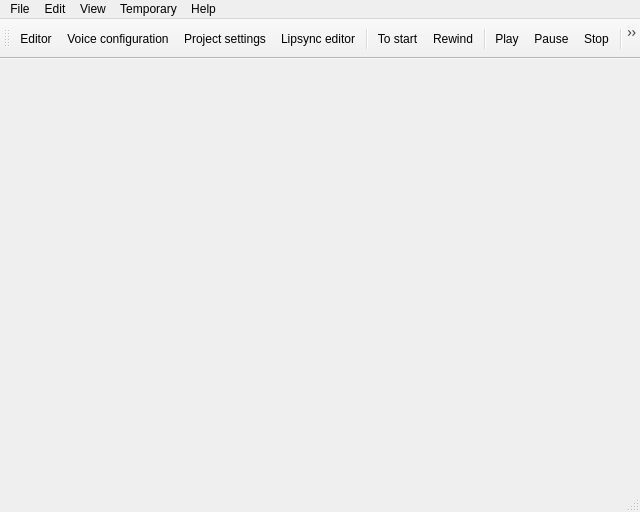
<?xml version="1.0" encoding="UTF-8"?>
<ui version="4.0">
 <class>MainWindow</class>
 <widget class="QMainWindow" name="MainWindow">
  <property name="geometry">
   <rect>
    <x>0</x>
    <y>0</y>
    <width>640</width>
    <height>512</height>
   </rect>
  </property>
  <property name="sizePolicy">
   <sizepolicy hsizetype="MinimumExpanding" vsizetype="MinimumExpanding">
    <horstretch>0</horstretch>
    <verstretch>0</verstretch>
   </sizepolicy>
  </property>
  <property name="minimumSize">
   <size>
    <width>640</width>
    <height>512</height>
   </size>
  </property>
  <property name="maximumSize">
   <size>
    <width>1280</width>
    <height>1024</height>
   </size>
  </property>
  <property name="sizeIncrement">
   <size>
    <width>2</width>
    <height>2</height>
   </size>
  </property>
  <property name="baseSize">
   <size>
    <width>640</width>
    <height>512</height>
   </size>
  </property>
  <property name="windowTitle">
   <string>Cantamus</string>
  </property>
  <property name="windowIcon">
   <iconset resource="cantamus.qrc">
    <normaloff>:/images/icons/logo.svg</normaloff>:/images/icons/logo.svg</iconset>
  </property>
  <widget class="QWidget" name="centralWidget">
   <property name="sizePolicy">
    <sizepolicy hsizetype="MinimumExpanding" vsizetype="MinimumExpanding">
     <horstretch>0</horstretch>
     <verstretch>0</verstretch>
    </sizepolicy>
   </property>
   <property name="minimumSize">
    <size>
     <width>640</width>
     <height>431</height>
    </size>
   </property>
   <property name="maximumSize">
    <size>
     <width>1280</width>
     <height>943</height>
    </size>
   </property>
   <property name="sizeIncrement">
    <size>
     <width>640</width>
     <height>512</height>
    </size>
   </property>
   <property name="baseSize">
    <size>
     <width>640</width>
     <height>431</height>
    </size>
   </property>
   <property name="acceptDrops">
    <bool>true</bool>
   </property>
  </widget>
  <widget class="QMenuBar" name="menuBar">
   <property name="geometry">
    <rect>
     <x>0</x>
     <y>0</y>
     <width>640</width>
     <height>19</height>
    </rect>
   </property>
   <property name="minimumSize">
    <size>
     <width>640</width>
     <height>19</height>
    </size>
   </property>
   <property name="maximumSize">
    <size>
     <width>1280</width>
     <height>19</height>
    </size>
   </property>
   <property name="sizeIncrement">
    <size>
     <width>2</width>
     <height>1</height>
    </size>
   </property>
   <property name="baseSize">
    <size>
     <width>640</width>
     <height>1</height>
    </size>
   </property>
   <widget class="QMenu" name="menuEdit">
    <property name="title">
     <string>Edit</string>
    </property>
   </widget>
   <widget class="QMenu" name="menuView">
    <property name="title">
     <string>View</string>
    </property>
   </widget>
   <widget class="QMenu" name="menuTemporary">
    <property name="title">
     <string>Temporary</string>
    </property>
   </widget>
   <widget class="QMenu" name="menuHelp">
    <property name="title">
     <string>Help</string>
    </property>
    <addaction name="actionShow_help"/>
    <addaction name="actionAbout"/>
   </widget>
   <widget class="QMenu" name="menuFile">
    <property name="title">
     <string>File</string>
    </property>
    <addaction name="actionNew"/>
   </widget>
   <addaction name="menuFile"/>
   <addaction name="menuEdit"/>
   <addaction name="menuView"/>
   <addaction name="menuTemporary"/>
   <addaction name="menuHelp"/>
  </widget>
  <widget class="QToolBar" name="mainToolBar">
   <property name="minimumSize">
    <size>
     <width>640</width>
     <height>40</height>
    </size>
   </property>
   <property name="maximumSize">
    <size>
     <width>1280</width>
     <height>40</height>
    </size>
   </property>
   <property name="sizeIncrement">
    <size>
     <width>2</width>
     <height>1</height>
    </size>
   </property>
   <property name="baseSize">
    <size>
     <width>640</width>
     <height>40</height>
    </size>
   </property>
   <property name="acceptDrops">
    <bool>true</bool>
   </property>
   <attribute name="toolBarArea">
    <enum>TopToolBarArea</enum>
   </attribute>
   <attribute name="toolBarBreak">
    <bool>false</bool>
   </attribute>
   <addaction name="actionEditor"/>
   <addaction name="actionVoice_configuration"/>
   <addaction name="actionProject_settings"/>
   <addaction name="actionLipsync_editor"/>
   <addaction name="separator"/>
   <addaction name="actionTo_start"/>
   <addaction name="actionRewind"/>
   <addaction name="separator"/>
   <addaction name="actionPlay"/>
   <addaction name="actionPause"/>
   <addaction name="actionStop"/>
   <addaction name="separator"/>
   <addaction name="actionFast_forward"/>
   <addaction name="actionTo_end"/>
   <addaction name="separator"/>
   <addaction name="actionSelect"/>
   <addaction name="actionDraw_notes"/>
   <addaction name="actionErase"/>
   <addaction name="separator"/>
   <addaction name="action_voiceIcon"/>
  </widget>
  <widget class="QStatusBar" name="statusBar">
   <property name="sizePolicy">
    <sizepolicy hsizetype="MinimumExpanding" vsizetype="MinimumExpanding">
     <horstretch>0</horstretch>
     <verstretch>0</verstretch>
    </sizepolicy>
   </property>
   <property name="minimumSize">
    <size>
     <width>640</width>
     <height>22</height>
    </size>
   </property>
   <property name="maximumSize">
    <size>
     <width>1280</width>
     <height>22</height>
    </size>
   </property>
   <property name="sizeIncrement">
    <size>
     <width>640</width>
     <height>0</height>
    </size>
   </property>
   <property name="baseSize">
    <size>
     <width>640</width>
     <height>1</height>
    </size>
   </property>
  </widget>
  <widget class="QToolBar" name="toolBar">
   <property name="windowTitle">
    <string>toolBar</string>
   </property>
   <attribute name="toolBarArea">
    <enum>TopToolBarArea</enum>
   </attribute>
   <attribute name="toolBarBreak">
    <bool>false</bool>
   </attribute>
  </widget>
  <widget class="QToolBar" name="toolBar_2">
   <property name="windowTitle">
    <string>toolBar_2</string>
   </property>
   <attribute name="toolBarArea">
    <enum>TopToolBarArea</enum>
   </attribute>
   <attribute name="toolBarBreak">
    <bool>false</bool>
   </attribute>
  </widget>
  <widget class="QToolBar" name="toolBar_3">
   <property name="windowTitle">
    <string>toolBar_3</string>
   </property>
   <attribute name="toolBarArea">
    <enum>TopToolBarArea</enum>
   </attribute>
   <attribute name="toolBarBreak">
    <bool>false</bool>
   </attribute>
  </widget>
  <action name="actionPlay">
   <property name="icon">
    <iconset>
     <normalon>:/images/icons/play.svg</normalon>
    </iconset>
   </property>
   <property name="text">
    <string>Play</string>
   </property>
  </action>
  <action name="actionEditor">
   <property name="checkable">
    <bool>false</bool>
   </property>
   <property name="checked">
    <bool>false</bool>
   </property>
   <property name="enabled">
    <bool>true</bool>
   </property>
   <property name="icon">
    <iconset resource="cantamus.qrc">
     <normaloff>:/images/icons/button_edit.svg</normaloff>:/images/icons/button_edit.svg</iconset>
   </property>
   <property name="text">
    <string>Editor</string>
   </property>
   <property name="shortcutContext">
    <enum>Qt::WindowShortcut</enum>
   </property>
  </action>
  <action name="actionVoice_configuration">
   <property name="checkable">
    <bool>false</bool>
   </property>
   <property name="icon">
    <iconset resource="cantamus.qrc">
     <normaloff>:/images/icons/soundedit.svg</normaloff>:/images/icons/soundedit.svg</iconset>
   </property>
   <property name="text">
    <string>Voice configuration</string>
   </property>
  </action>
  <action name="actionProject_settings">
   <property name="checkable">
    <bool>false</bool>
   </property>
   <property name="icon">
    <iconset resource="cantamus.qrc">
     <normaloff>:/images/icons/settings.svg</normaloff>:/images/icons/settings.svg</iconset>
   </property>
   <property name="text">
    <string>Project settings</string>
   </property>
  </action>
  <action name="actionLipsync_editor">
   <property name="checkable">
    <bool>false</bool>
   </property>
   <property name="icon">
    <iconset resource="cantamus.qrc">
     <normaloff>:/images/icons/lipsync.svg</normaloff>:/images/icons/lipsync.svg</iconset>
   </property>
   <property name="text">
    <string>Lipsync editor</string>
   </property>
  </action>
  <action name="actionTo_start">
   <property name="icon">
    <iconset resource="cantamus.qrc">
     <normaloff>:/images/icons/tostart.svg</normaloff>:/images/icons/tostart.svg</iconset>
   </property>
   <property name="text">
    <string>To start</string>
   </property>
  </action>
  <action name="actionRewind">
   <property name="icon">
    <iconset resource="cantamus.qrc">
     <normaloff>:/images/icons/rw.svg</normaloff>:/images/icons/rw.svg</iconset>
   </property>
   <property name="text">
    <string>Rewind</string>
   </property>
  </action>
  <action name="actionPause">
   <property name="icon">
    <iconset resource="cantamus.qrc">
     <normaloff>:/images/icons/pause.svg</normaloff>:/images/icons/pause.svg</iconset>
   </property>
   <property name="text">
    <string>Pause</string>
   </property>
  </action>
  <action name="actionStop">
   <property name="icon">
    <iconset resource="cantamus.qrc">
     <normaloff>:/images/icons/stop.svg</normaloff>:/images/icons/stop.svg</iconset>
   </property>
   <property name="text">
    <string>Stop</string>
   </property>
  </action>
  <action name="actionFast_forward">
   <property name="icon">
    <iconset resource="cantamus.qrc">
     <normaloff>:/images/icons/ffwd.svg</normaloff>:/images/icons/ffwd.svg</iconset>
   </property>
   <property name="text">
    <string>Fast forward</string>
   </property>
  </action>
  <action name="actionTo_end">
   <property name="icon">
    <iconset resource="cantamus.qrc">
     <normaloff>:/images/icons/toend.svg</normaloff>:/images/icons/toend.svg</iconset>
   </property>
   <property name="text">
    <string>To end</string>
   </property>
  </action>
  <action name="actionDraw_notes">
   <property name="checkable">
    <bool>false</bool>
   </property>
   <property name="icon">
    <iconset resource="cantamus.qrc">
     <normaloff>:/images/icons/draw.svg</normaloff>:/images/icons/draw.svg</iconset>
   </property>
   <property name="text">
    <string>Draw notes</string>
   </property>
  </action>
  <action name="actionSelect">
   <property name="checkable">
    <bool>false</bool>
   </property>
   <property name="checked">
    <bool>false</bool>
   </property>
   <property name="icon">
    <iconset resource="cantamus.qrc">
     <normaloff>:/images/icons/hand.svg</normaloff>:/images/icons/hand.svg</iconset>
   </property>
   <property name="text">
    <string>Select</string>
   </property>
  </action>
  <action name="actionShow_help">
   <property name="text">
    <string>Show help...</string>
   </property>
  </action>
  <action name="actionAbout">
   <property name="text">
    <string>About</string>
   </property>
   <property name="menuRole">
    <enum>QAction::AboutRole</enum>
   </property>
  </action>
  <action name="actionExit">
   <property name="text">
    <string>Exit</string>
   </property>
  </action>
  <action name="actionNew">
   <property name="text">
    <string>New</string>
   </property>
  </action>
  <action name="actionErase">
   <property name="icon">
    <iconset resource="cantamus.qrc">
     <normaloff>:/images/icons/erase.svg</normaloff>:/images/icons/erase.svg</iconset>
   </property>
   <property name="text">
    <string>Erase</string>
   </property>
  </action>
  <action name="action_voiceIcon">
   <property name="icon">
    <iconset resource="cantamus.qrc">
     <normaloff>:/images/icons/singericon.svg</normaloff>:/images/icons/singericon.svg</iconset>
   </property>
   <property name="text">
    <string>Voicebank information</string>
   </property>
  </action>
 </widget>
 <layoutdefault spacing="6" margin="11"/>
 <resources>
  <include location="cantamus.qrc"/>
 </resources>
 <connections>
  <connection>
   <sender>actionAbout</sender>
   <signal>triggered()</signal>
   <receiver>MainWindow</receiver>
   <slot>showAboutWindow()</slot>
   <hints>
    <hint type="sourcelabel">
     <x>-1</x>
     <y>-1</y>
    </hint>
    <hint type="destinationlabel">
     <x>319</x>
     <y>255</y>
    </hint>
   </hints>
  </connection>
  <connection>
   <sender>actionShow_help</sender>
   <signal>triggered()</signal>
   <receiver>MainWindow</receiver>
   <slot>showHelpBrowser()</slot>
   <hints>
    <hint type="sourcelabel">
     <x>-1</x>
     <y>-1</y>
    </hint>
    <hint type="destinationlabel">
     <x>319</x>
     <y>255</y>
    </hint>
   </hints>
  </connection>
  <connection>
   <sender>actionVoice_configuration</sender>
   <signal>triggered()</signal>
   <receiver>MainWindow</receiver>
   <slot>switchVoiceEdit()</slot>
   <hints>
    <hint type="sourcelabel">
     <x>-1</x>
     <y>-1</y>
    </hint>
    <hint type="destinationlabel">
     <x>319</x>
     <y>255</y>
    </hint>
   </hints>
  </connection>
  <connection>
   <sender>actionEditor</sender>
   <signal>triggered()</signal>
   <receiver>MainWindow</receiver>
   <slot>switchNoteEdit()</slot>
   <hints>
    <hint type="sourcelabel">
     <x>-1</x>
     <y>-1</y>
    </hint>
    <hint type="destinationlabel">
     <x>319</x>
     <y>255</y>
    </hint>
   </hints>
  </connection>
  <connection>
   <sender>actionSelect</sender>
   <signal>triggered()</signal>
   <receiver>MainWindow</receiver>
   <slot>selectPushed()</slot>
   <hints>
    <hint type="sourcelabel">
     <x>-1</x>
     <y>-1</y>
    </hint>
    <hint type="destinationlabel">
     <x>319</x>
     <y>255</y>
    </hint>
   </hints>
  </connection>
  <connection>
   <sender>actionDraw_notes</sender>
   <signal>triggered()</signal>
   <receiver>MainWindow</receiver>
   <slot>drawPushed()</slot>
   <hints>
    <hint type="sourcelabel">
     <x>-1</x>
     <y>-1</y>
    </hint>
    <hint type="destinationlabel">
     <x>319</x>
     <y>255</y>
    </hint>
   </hints>
  </connection>
  <connection>
   <sender>actionProject_settings</sender>
   <signal>triggered()</signal>
   <receiver>MainWindow</receiver>
   <slot>switchSettings()</slot>
   <hints>
    <hint type="sourcelabel">
     <x>-1</x>
     <y>-1</y>
    </hint>
    <hint type="destinationlabel">
     <x>319</x>
     <y>255</y>
    </hint>
   </hints>
  </connection>
  <connection>
   <sender>actionErase</sender>
   <signal>triggered()</signal>
   <receiver>MainWindow</receiver>
   <slot>deletePushed()</slot>
   <hints>
    <hint type="sourcelabel">
     <x>-1</x>
     <y>-1</y>
    </hint>
    <hint type="destinationlabel">
     <x>319</x>
     <y>255</y>
    </hint>
   </hints>
  </connection>
  <connection>
   <sender>action_voiceIcon</sender>
   <signal>triggered()</signal>
   <receiver>MainWindow</receiver>
   <slot>showVoiceInfo()</slot>
   <hints>
    <hint type="sourcelabel">
     <x>-1</x>
     <y>-1</y>
    </hint>
    <hint type="destinationlabel">
     <x>319</x>
     <y>255</y>
    </hint>
   </hints>
  </connection>
  <connection>
   <sender>actionPlay</sender>
   <signal>triggered()</signal>
   <receiver>MainWindow</receiver>
   <slot>playProject()</slot>
   <hints>
    <hint type="sourcelabel">
     <x>-1</x>
     <y>-1</y>
    </hint>
    <hint type="destinationlabel">
     <x>319</x>
     <y>255</y>
    </hint>
   </hints>
  </connection>
  <connection>
   <sender>actionPause</sender>
   <signal>triggered()</signal>
   <receiver>MainWindow</receiver>
   <slot>pauseProject()</slot>
   <hints>
    <hint type="sourcelabel">
     <x>-1</x>
     <y>-1</y>
    </hint>
    <hint type="destinationlabel">
     <x>319</x>
     <y>255</y>
    </hint>
   </hints>
  </connection>
  <connection>
   <sender>actionStop</sender>
   <signal>triggered()</signal>
   <receiver>MainWindow</receiver>
   <slot>stopProject()</slot>
   <hints>
    <hint type="sourcelabel">
     <x>-1</x>
     <y>-1</y>
    </hint>
    <hint type="destinationlabel">
     <x>319</x>
     <y>255</y>
    </hint>
   </hints>
  </connection>
 </connections>
 <slots>
  <slot>showAboutWindow()</slot>
  <slot>showHelpBrowser()</slot>
  <slot>switchVoiceEdit()</slot>
  <slot>switchNoteEdit()</slot>
  <slot>closeProgram()</slot>
  <slot>selectPushed()</slot>
  <slot>drawPushed()</slot>
  <slot>switchSettings()</slot>
  <slot>deletePushed()</slot>
  <slot>showVoiceInfo()</slot>
  <slot>playProject()</slot>
  <slot>pauseProject()</slot>
  <slot>stopProject()</slot>
  <slot>renderFile()</slot>
  <slot>chooseExp()</slot>
  <slot>noFormant(bool)</slot>
 </slots>
</ui>
